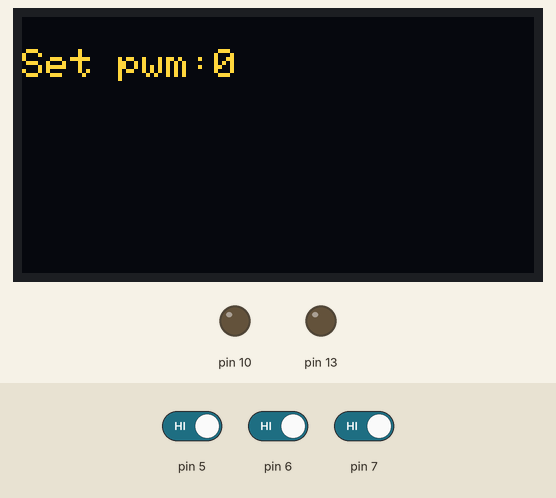
Recording of a sketch running on a simulated Arduino Uno, built with avr-gcc and run on an emulated ATmega328P. Parts: 128×64 one-colour display, output pins drawn as LEDs (lit = HIGH). The test bench sets the inputs (shaded band); at power-on: pin 7 HIGH, pin 6 HIGH, pin 5 HIGH. The OLED is the two-colour kind (top 16 rows yellow); what the sketch prints to the serial monitor is not drawn.

Above: at 1.2 s.
1.3 s: pin 7 driven LOW
At 2.89 s:
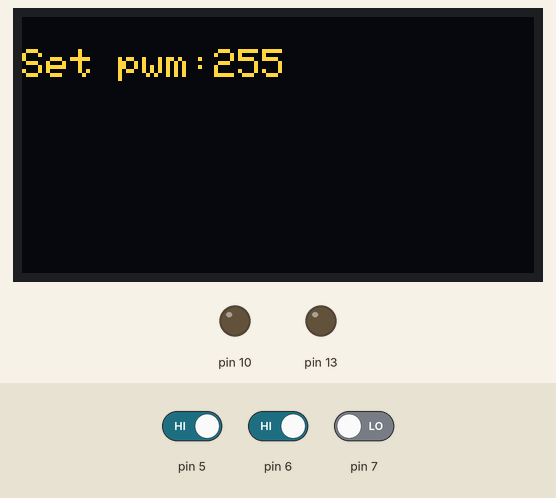
3.0 s: pin 6 driven LOW and pin 7 driven HIGH
At 3.9 s:
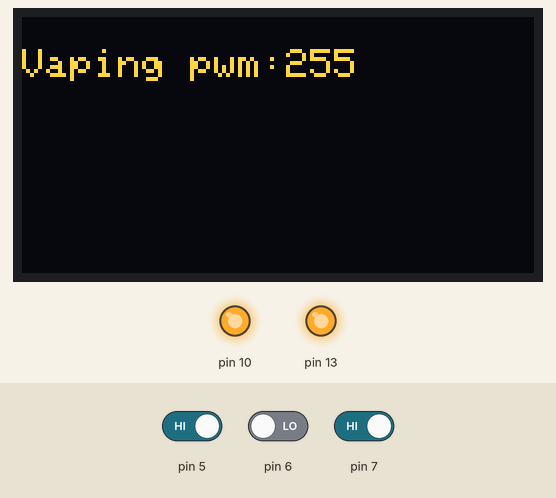
4.5 s: pin 5 driven LOW
At 4.64 s:
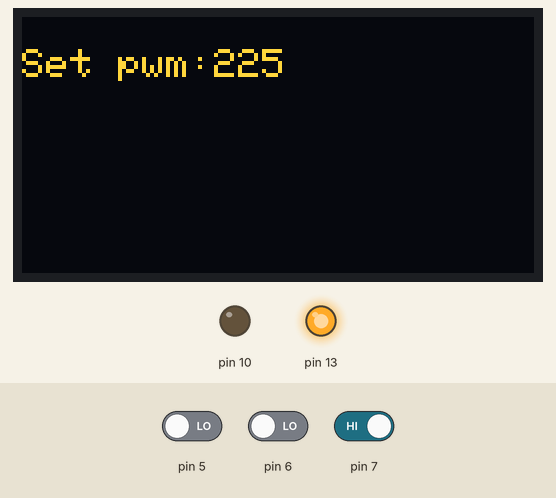
6.1 s: pin 5 driven HIGH
At 7.3 s:
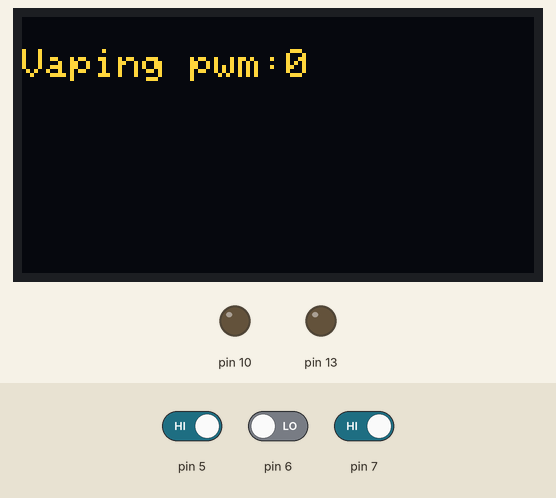
7.6 s: pin 6 driven HIGH
At 8.2 s:
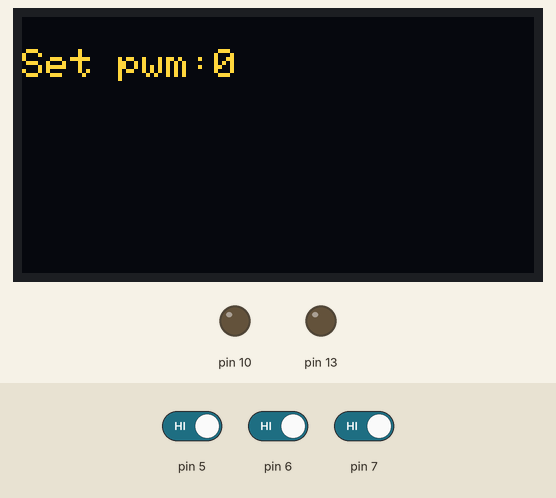
9.1 s: pin 6 driven LOW
At 9.9 s:
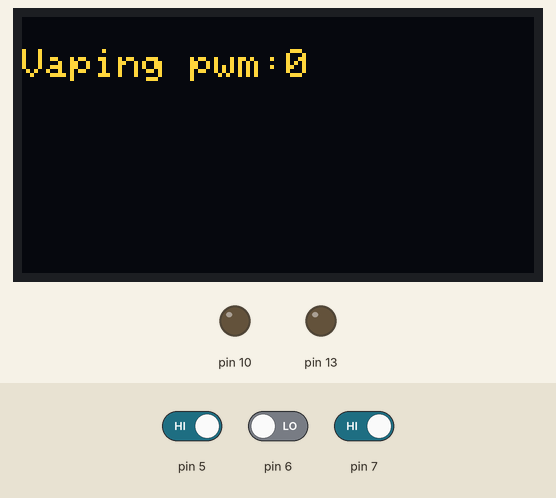
Timing chart, 0 to 11.6 s (numbered marks = the images above; inputs shaded):
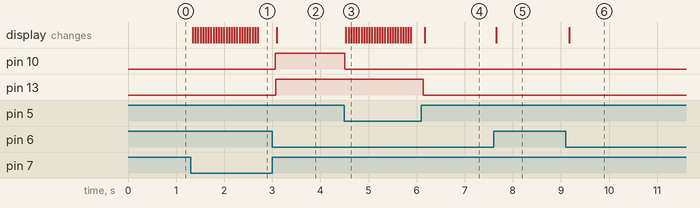

The sketch:

sketch_aug02a.ino
```cpp
#include <Wire.h>
#include <Adafruit_GFX.h>
#include <Adafruit_SSD1306.h>
#include <SPI.h>
Adafruit_SSD1306 display(-1);

int pwm;
int apwm;
bool but1;
bool but2;
bool but3;

 void SetPWM() {
  pwm = constrain(pwm, 0, 255);
  apwm = constrain(apwm, 0, 255);
  pwm = 0 ;
  if(but1 == 1){
    apwm += 10;
    }
   if(but3 == 1){
    apwm -= 10;
    }
  display.clearDisplay();
  display.setTextColor(WHITE);
  display.setCursor(0,8);
  display.setTextSize(1);
  display.print("Set pwm:");
  display.print(apwm);
 }

void setup() {
 display.begin(SSD1306_SWITCHCAPVCC, 0x3C);
 pinMode(5,INPUT);
 pinMode(6,INPUT_PULLUP);
 pinMode(7,INPUT);
 pinMode(10,OUTPUT);
 Serial.begin(9600);
}

void loop() {

  bool but1 = !digitalRead(5);
  bool but2 = !digitalRead(6);
  bool but3 = !digitalRead(7);
  Serial.print("But1:");Serial.println(but1);
  Serial.print("But2:");Serial.println(but2);
  Serial.print("But3:");Serial.println(but3);

  apwm = constrain(apwm, 0, 255);
  pwm = constrain(pwm, 0, 255);
  if(but3 == 1){
    apwm += 10;
    }
   if(but1 == 1){
    apwm -= 10;
    }

SetPWM();

for (int i = 0; i < 1; i++) {
    if(but2 == 1 & but1 == 0 & but3 == 0){
    pwm = constrain(pwm, 0, 255);
    pwm = apwm;
    Serial.print("Парение со скважностью:");Serial.println(pwm);
    Serial.print("apwm:");Serial.println(apwm);
    analogWrite(10, pwm);
    display.clearDisplay();
    display.setTextColor(WHITE);
    display.setCursor(0,8);
    display.setTextSize(1);
    display.print("Vaping pwm:");
    display.print(pwm);
    analogWrite(13, pwm);
      Serial.println(pwm);
}
else{
      pwm = 0;
      analogWrite(10, pwm);
      }
display.display();
}
Serial.println(pwm);
  Serial.print("apwm:");Serial.println(apwm);

 display.display();

}
```

Measured:
- after the input at 1.3 s, the display: first changes after 0.05 s (image 1 shows a later state)
- after the input at 3.0 s, pin 10, pin 13: LOW → HIGH after 0.07 s; the display: changes after 0.10 s (image 2)
- after the input at 4.5 s, pin 10: HIGH → LOW at once; the display: first changes at once (image 3 shows a later state)
- after the input at 6.1 s, pin 13: HIGH → LOW at once; the display: changes after 0.06 s (image 4)
- after the input at 7.6 s, the display: changes after 0.05 s (image 5)
- after the input at 9.1 s, the display: changes after 0.07 s (image 6)
